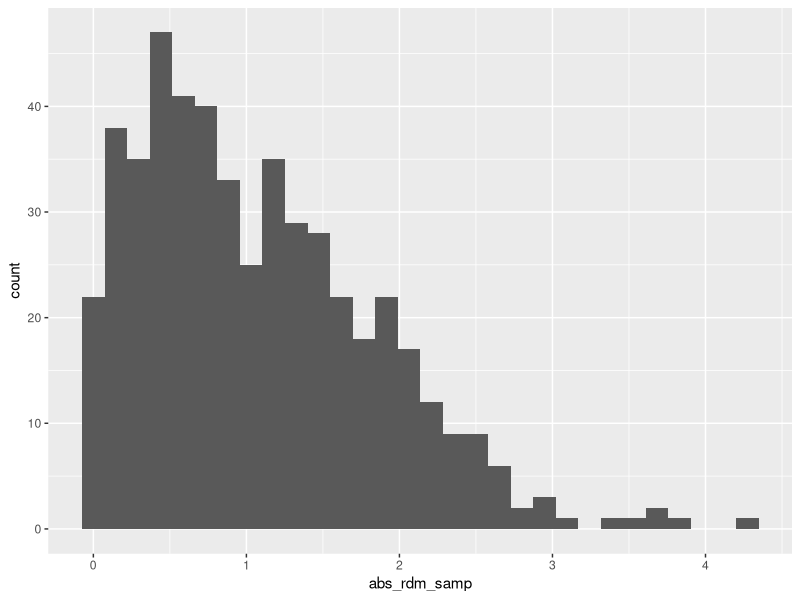

Generate this figure with R:
## ---- chunk 1
library(tidyverse)
## ---- chunk 2
samp = rnorm(100)
length(samp)
## ---- chunk 3
plot_df = 
  tibble(
    rdm_samp = rnorm(500, mean = 1),
    sign_rdm_samp = rdm_samp > 0,
    abs_rdm_samp = abs(rdm_samp)
  )

ggplot(plot_df, aes(x = abs_rdm_samp)) + geom_histogram()

median_samp = median(pull(plot_df, abs_rdm_samp))
